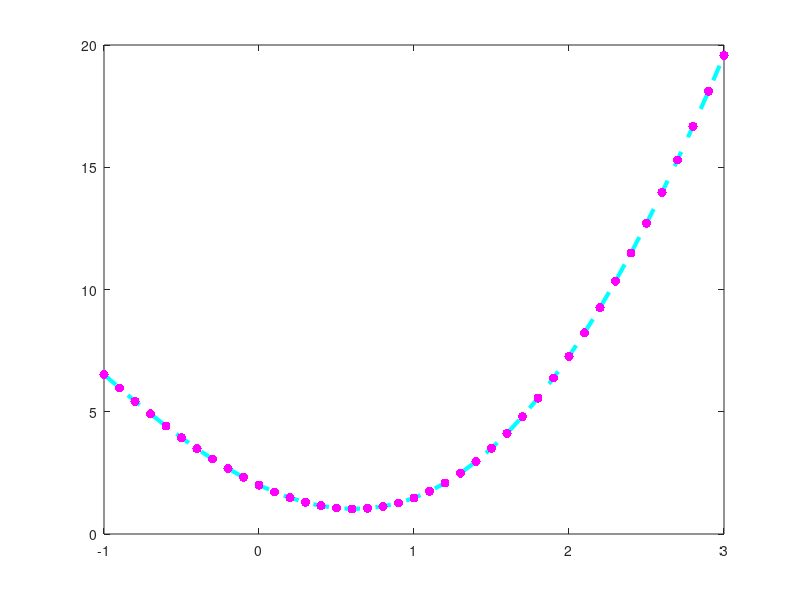

Source code (MATLAB):
 x1=-1:0.1:3;
 y1=2*(x1.^2)-3*sin(x1)+2;
 
 plot(x1,y1,'c--','linewidth',3);
 hold on;
 
 for x2=-1:0.1:3;
    y2=2*(x2.^2)-3*sin(x2)+2;
    plot(x2,y2,'m.','MarkerSize',20);
    hold on;
 end